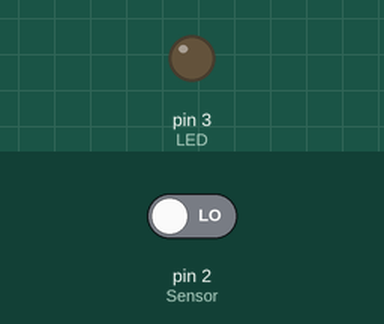
Recording of a sketch running on a simulated Arduino Uno, built with avr-gcc and run on an emulated ATmega328P. Shown: output pins drawn as LEDs (lit = HIGH). The test bench sets the inputs (shaded band); at power-on: pin 2 (Sensor) LOW.

Above: at 1.2 s.
1.3 s: pin 2 (Sensor) driven HIGH
At 1.9 s:
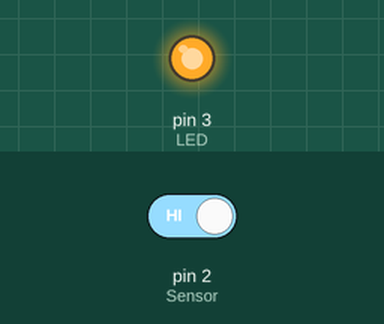
Timing chart, 0 to 4.3 s (numbered marks = the images above; inputs shaded):
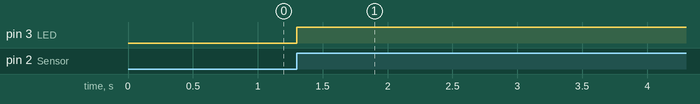

The sketch:

Microwave_Radar_Sensor__RCWL_0516_.ino
```cpp
int Sensor = 2;     // RCWL-0516 Input Pin


int LED = 3;       // LED Output Pin


void setup() {


  pinMode (Sensor, INPUT);  // RCWL-0516 as input


  pinMode (LED, OUTPUT);    // LED as OUTPUT


  digitalWrite(LED, LOW);   // Turn LED Off


}


void loop() {


  bool SensValue = digitalRead(Sensor);  // Read Sensor value


  if (SensValue == HIGH) {


    digitalWrite(LED, HIGH);  // Turn LED On


  }


  /*else {


    digitalWrite(LED, LOW);  // Turn LED Off


  }*/


}
```

Measured:
- after the input at 1.3 s, pin 3 (LED): LOW → HIGH at once
